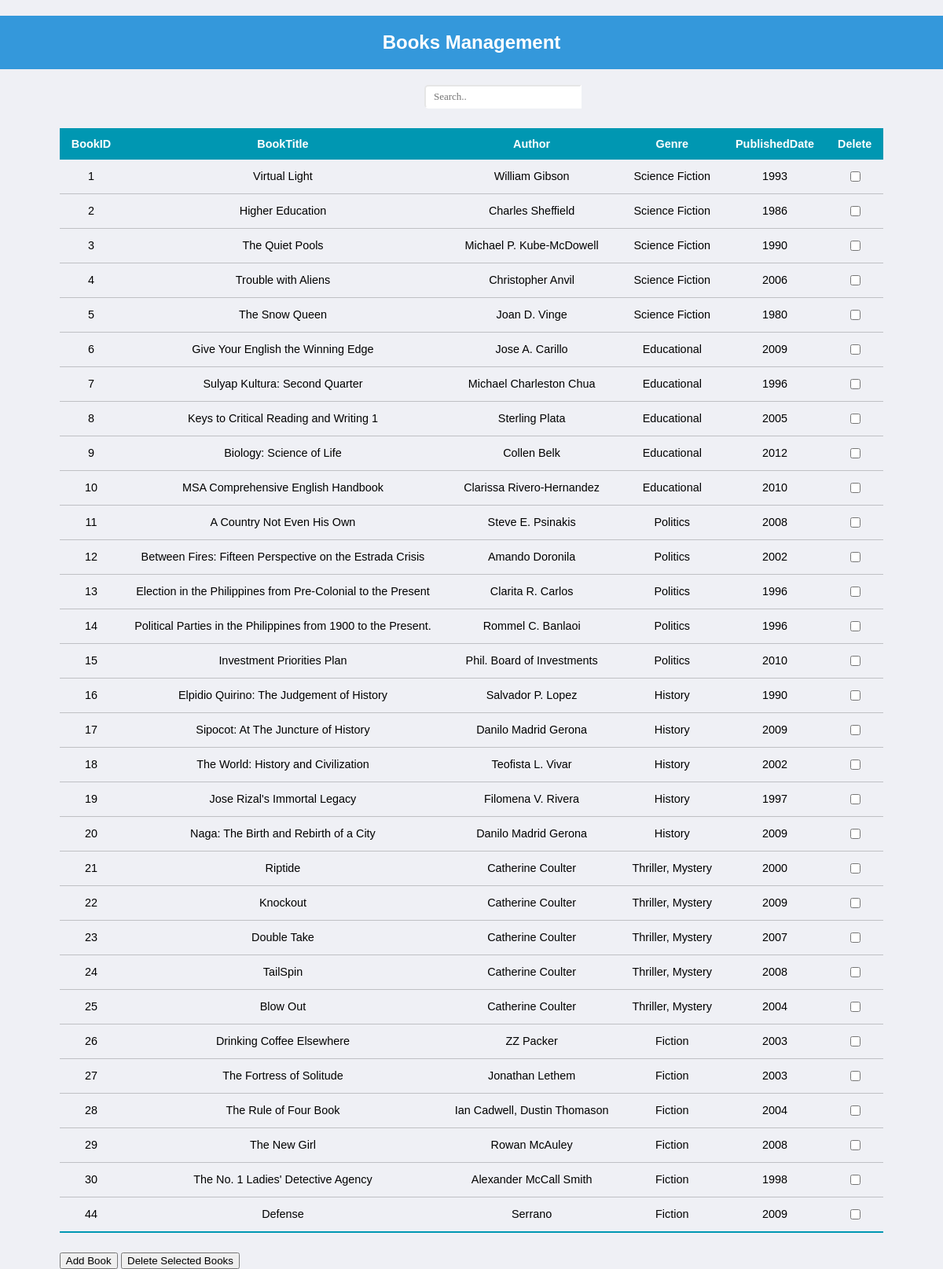
The page /book_management.php on the database its author committed.
### tables this page shows
CREATE TABLE `books` (
  `BookID` int(3) NOT NULL,
  `BookTitle` varchar(70) NOT NULL,
  `FrontCover` blob NOT NULL,
  `Author` varchar(30) NOT NULL,
  `GenreID` int(11) DEFAULT NULL,
  `Genre` varchar(20) NOT NULL,
  `PublishedDate` int(4) NOT NULL,
  `Ratings` varchar(5) NOT NULL,
  `Abstract` varchar(1000) NOT NULL
);

### book_management.php (the view, shortened to what this page needs)
<!DOCTYPE html>
<html lang="en">
<head>
    <link rel="stylesheet" href="css/style.css">
</head>
<body id="book_management">
  <h2 class="newbook_header">Books Management</h2>
  <?php
        include("dbconnect.php");
        ?>
        <?php
        if (isset($_GET['bookID'])) {
            $selectedBookID = $_GET['bookID'];
            $sql = "SELECT BookID, BookTitle, Author, Genre, PublishedDate
                    FROM books
                    WHERE BookID = $selectedBookID";
            $result = mysqli_query($dbconnect, $sql);
            if ($result) {
                ?>
                <div class="dashboard_container" id="dashboard_container">
                    <form method="post">
                        <table class="dashboard_table">
                            <thead>
                                <tr>
                                    <th>BookID</th>
                                    <th>BookTitle</th>
                                    <th>Author</th>
                                    <th>Genre</th>
                                    <th>PublishedDate</th>
                                    <th>Delete</th>
                                </tr>
                            </thead>
                            <tbody>
                                <?php
                                while ($row = mysqli_fetch_assoc($result)) {
                                    ?>
                                    <tr>
                                        <td><?php echo $row['BookID']; ?></td>
                                        <td><?php echo $row['BookTitle']; ?></td>
                                        <td><?php echo $row['Author']; ?></td>
                                        <td><?php echo $row['Genre']; ?></td>
                                        <td><?php echo $row['PublishedDate']; ?></td>
                                        <td>
                                            <input type="checkbox" name="delete_books[]" value="<?php echo $row['BookID']; ?>">
                                        </td>
                                    </tr>
                                    <?php
                                }
                                ?>
                            </tbody>
                        </table>
                        <button type="submit" name="delete_button">Delete Selected Books</button>
                    </form>
                </div>
                <?php
            } else {
                echo "Error: " . mysqli_error($dbconnect);
            }
            if (mysqli_num_rows($result) == 0) {
                echo "Book not found.";
            }
        } else { ?>
            <div class="search-container">
                <input class="searchbar" id="bookmanagement_livesearch" type="search" placeholder="Search.." name="search">
            </div>
        <?php
            $sql = "SELECT BookID, BookTitle, Author, Genre, PublishedDate FROM books";
            $result = mysqli_query($dbconnect, $sql);
            if ($result) {
                ?>
                <div class="dashboard_container">
                    <form method="post">
                        <table class="dashboard_table">
                            <thead>
                                <tr>
                                    <th>BookID</th>
                                    <th>BookTitle</th>
                                    <th>Author</th>
                                    <th>Genre</th>
                                    <th>PublishedDate</th>
                                    <th>Delete</th>
                                </tr>
                            </thead>
                            <tbody>
                                <?php
                                while ($row = mysqli_fetch_assoc($result)) {
                                    ?>
                                    <tr>
                                        <td><?php echo $row['BookID']; ?></td>
                                        <td><?php echo $row['BookTitle']; ?></td>
                                        <td><?php echo $row['Author']; ?></td>
                                        <td><?php echo $row['Genre']; ?></td>
                                        <td><?php echo $row['PublishedDate']; ?></td>
                                        <td>
                                            <input type="checkbox" name="delete_books[]" value="<?php echo $row['BookID']; ?>">
                                        </td>
                                    </tr>
                                    <?php
                                }
                                ?>
                            </tbody>
                        </table>
                        <button type="submit" name="delete_button"><a style="text-decoration: none; color: black;" href="../html/add_book.php">Add Book</a></button>
                        <button type="submit" name="delete_button">Delete Selected Books</button>
                    </form>
                </div>
                <?php
            } else {
                echo "Error: " . mysqli_error($dbconnect);
            }
        }
    ?>
</body>
</html>

### css/style.css (style rules this page uses)
* { font-family: 'Poppins', sans-serif; }
body,html, :root { min-height: 100%; background-color: #EFF0F5; padding: 0; margin: 0; font-family: Poppins, sans-serif; font-size: 1em; }
.search-container { display: flex; justify-content: center; align-items: center; padding-left: 80px; }
.searchbar { color: #333; font-size: 13px; height: 30px; line-height: 44px; padding-left: 10px; width: 200px; border-radius: 5px 0px 0px 5px; border-color: rgba(255, 255, 255, 0.3); font-family: Poppins; }
.dashboard_container, .usermanagement_container { display: flex; justify-content: center; align-items: center; }
.dashboard_table { border-collapse: collapse; margin: 25px 0; font-size: .9em; min-width: 400px; }
.dashboard_table thead tr { background-color: #0097B2; color: #FFF; text-align: center; font-weight: bold; }
.dashboard_table th, .dashboard_table td { padding: 12px 15px; text-align: center; }
.dashboard_table tbody tr { border-bottom: 1px solid rgba(0, 0, 0, 0.2); }
.dashboard_table tbody tr:last-of-type { border-bottom: 2px solid #0097B2; }
.newbook_header { background-color: #3498db; color: #fff; text-align: center; padding: 20px; }

### rows shown on the page
books: BookID "1", BookTitle "Virtual Light", Author "William Gibson", Genre "Science Fiction", PublishedDate "1993"
books: BookID "2", BookTitle "Higher Education", Author "Charles Sheffield", Genre "Science Fiction", PublishedDate "1986"
books: BookID "3", BookTitle "The Quiet Pools", Author "Michael P. Kube-McDowell", Genre "Science Fiction", PublishedDate "1990"
books: BookID "4", BookTitle "Trouble with Aliens", Author "Christopher Anvil", Genre "Science Fiction", PublishedDate "2006"
books: BookID "5", BookTitle "The Snow Queen", Author "Joan D. Vinge", Genre "Science Fiction", PublishedDate "1980"
books: BookID "6", BookTitle "Give Your English the Winning Edge", Author "Jose A. Carillo", Genre "Educational", PublishedDate "2009"
books: BookID "7", BookTitle "Sulyap Kultura: Second Quarter", Author "Michael Charleston Chua", Genre "Educational", PublishedDate "1996"
books: BookID "8", BookTitle "Keys to Critical Reading and Writing 1", Author "Sterling Plata", Genre "Educational", PublishedDate "2005"
books: BookID "9", BookTitle "Biology: Science of Life", Author "Collen Belk", Genre "Educational", PublishedDate "2012"
books: BookID "10", BookTitle "MSA Comprehensive English Handbook", Author "Clarissa Rivero-Hernandez", Genre "Educational", PublishedDate "2010"
books: BookID "11", BookTitle "A Country Not Even His Own", Author "Steve E. Psinakis", Genre "Politics", PublishedDate "2008"
books: BookID "12", BookTitle "Between Fires: Fifteen Perspective on the Estrada Crisis", Author "Amando Doronila", Genre "Politics", PublishedDate "2002"
books: BookID "13", BookTitle "Election in the Philippines from Pre-Colonial to the Present", Author "Clarita R. Carlos", Genre "Politics", PublishedDate "1996"
books: BookID "14", BookTitle "Political Parties in the Philippines from 1900 to the Present.", Author "Rommel C. Banlaoi", Genre "Politics", PublishedDate "1996"
books: BookID "15", BookTitle "Investment Priorities Plan", Author "Phil. Board of Investments", Genre "Politics", PublishedDate "2010"
books: BookID "16", BookTitle "Elpidio Quirino: The Judgement of History", Author "Salvador P. Lopez", Genre "History", PublishedDate "1990"
books: BookID "17", BookTitle "Sipocot: At The Juncture of History", Author "Danilo Madrid Gerona", Genre "History", PublishedDate "2009"
books: BookID "18", BookTitle "The World: History and Civilization", Author "Teofista L. Vivar", Genre "History", PublishedDate "2002"
books: BookID "19", BookTitle "Jose Rizal's Immortal Legacy", Author "Filomena V. Rivera", Genre "History", PublishedDate "1997"
books: BookID "20", BookTitle "Naga: The Birth and Rebirth of a City", Author "Danilo Madrid Gerona", Genre "History", PublishedDate "2009"
books: BookID "21", BookTitle "Riptide", Author "Catherine Coulter", Genre "Thriller, Mystery", PublishedDate "2000"
books: BookID "22", BookTitle "Knockout", Author "Catherine Coulter", Genre "Thriller, Mystery", PublishedDate "2009"
books: BookID "23", BookTitle "Double Take", Author "Catherine Coulter", Genre "Thriller, Mystery", PublishedDate "2007"
books: BookID "24", BookTitle "TailSpin", Author "Catherine Coulter", Genre "Thriller, Mystery", PublishedDate "2008"
books: BookID "25", BookTitle "Blow Out", Author "Catherine Coulter", Genre "Thriller, Mystery", PublishedDate "2004"
books: BookID "26", BookTitle "Drinking Coffee Elsewhere", Author "ZZ Packer", Genre "Fiction", PublishedDate "2003"
books: BookID "27", BookTitle "The Fortress of Solitude", Author "Jonathan Lethem", Genre "Fiction", PublishedDate "2003"
books: BookID "28", BookTitle "The Rule of Four Book", Author "Ian Cadwell, Dustin Thomason", Genre "Fiction", PublishedDate "2004"
books: BookID "29", BookTitle "The New Girl", Author "Rowan McAuley", Genre "Fiction", PublishedDate "2008"
books: BookID "30", BookTitle "The No. 1 Ladies' Detective Agency", Author "Alexander McCall Smith", Genre "Fiction", PublishedDate "1998"
books: BookID "44", BookTitle "Defense", Author "Serrano", Genre "Fiction", PublishedDate "2009"
